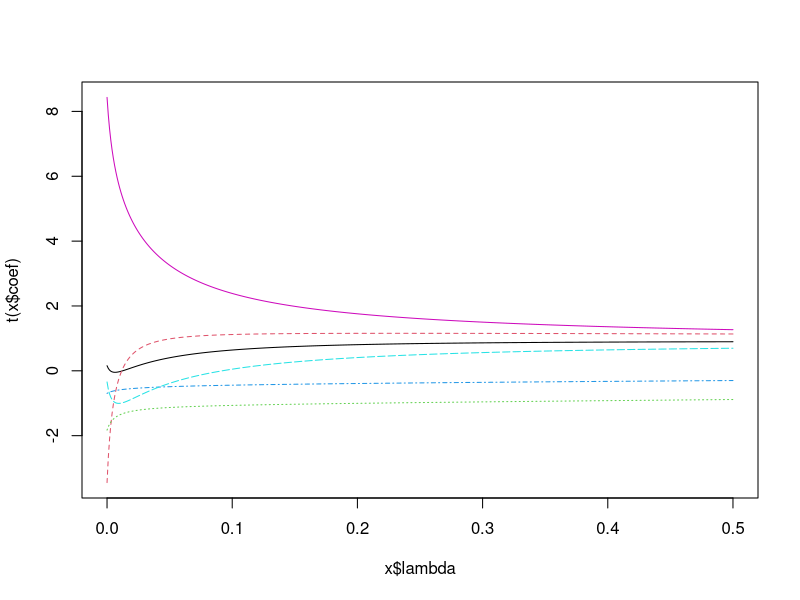

Write R code to recreate this figure.
library(pracma)#这个包比较好用，熟悉matlab的人用起来非常顺手
Rawdata<-read.csv("longley.csv")
X<-Rawdata[,-7]
mean<-c()
var<-c()
for(i in 1:length(X[1,])){
  mean[i]<-mean(X[,i])
  var[i]<-var(X[,i])
}
mat<-as.matrix(X)
matsd<-mat-ones(16,1)%*%mean#中心化
matsd2<-cbind(matsd[,1]/var[1],matsd[,2]/var[2],matsd[,3]/var[3],matsd[,4]/var[4],matsd[,5]/var[5],matsd[,6]/var[6])
y<-as.matrix(Rawdata[,7])
#计算x'x的特征值
Eigen<-eigen(t(matsd2)%*%matsd2)$values
k<-max(Eigen)/min(Eigen)
k
#主成分分析
data.pr<-princomp(X,cor=T)
summary(data.pr,loadings = T)
#取前三个主成分
pre<-predict(data.pr)
Rawdata$z1<-pre[,1]
Rawdata$z2<-pre[,2]
Rawdata$z3<-pre[,3]
fit<-lm(Rawdata$Employed~Rawdata$z1+Rawdata$z2+Rawdata$z3,data=Rawdata)

vector<-eigen(t(matsd2)%*%matsd2)$vectors
 lm.f<-function(x){
  y<-fit$coefficients[1]
  for(i in 1:3)
    y<-y+fit$coefficients[i+1]*(t(x-mean)/sqrt(var))%*%vector[,i]
  return(y)
}

#岭估计
#Hoerl-Kennard公式
fa<-eigen(t(matsd)%*%matsd)$vectors
Z<-matsd%*%fa
alpha<-solve(t(Z)%*%Z)%*%t(Z)%*%y
lm.raw<-lm(Rawdata$Employed~.,data=Rawdata)
pred.raw<-predict(lm.raw,Rawdata[,-7])
e<-Rawdata[,7]-pred.raw#估计sigma
sigma<-var(e)
k<-sigma/(max(alpha))^2
#岭迹法
library(MASS)
lmRidge<-lm.ridge(Rawdata$Employed~Rawdata$GNP.deflator+Rawdata$GNP+Rawdata$Unemployed+Rawdata$Armed.Forces+Rawdata$Population+Rawdata$Year,data=Rawdata,lambda=seq(0,0.5,0.001))
plot(lmRidge)
